Frame 1 (no input): blank canvas, image omitted
Frame 60 (the mouse pressed at the canvas centre just before this capture): blank canvas, image omitted
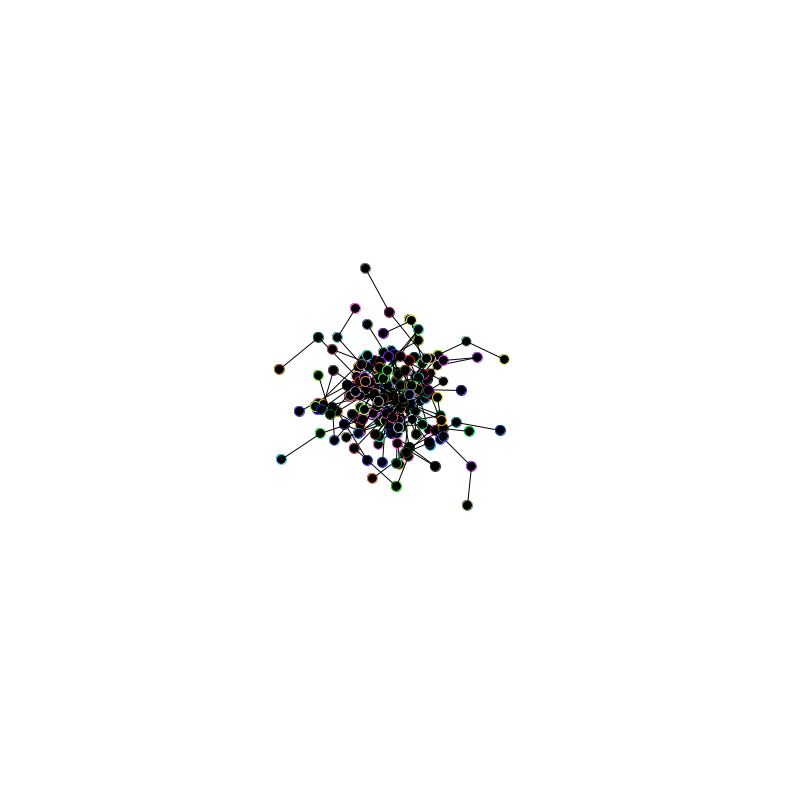
Frame 120 (the mouse held since frame 60 and released just before this capture)

The Processing sketch whose frames 1 and 60 were blank and that drew this single picture after the mouse press (run headless with seeded random() and noise(); from frame 60 on, the mouse is pressed at the canvas centre):

// Processing sketch: processing_91994
// ── processing_91994.pde

 

void setup(){
 
 size(800, 800);
 fill(0);
 background(255); 
}

void draw(){
  
  if(mousePressed){
   
   drawLightning();
  }  
}

void drawLightning(){
  
   int x = mouseX;
   int y = mouseY;
  
   int a = x + round(random(100) -50);
   int b = y + round(random(100) -50);
 
   for(int i = 0; i < 3; i++){
    
   stroke(random(255), random(255), random(255));
   ellipse(a, b, 10, 10);
   stroke(0);
   line(x, y, a, b);
   
   x = a;
   y = b;
   
   a = x + round(random(100) -50);
   b = y + round(random(100) -50);
  
   
   }  
}
